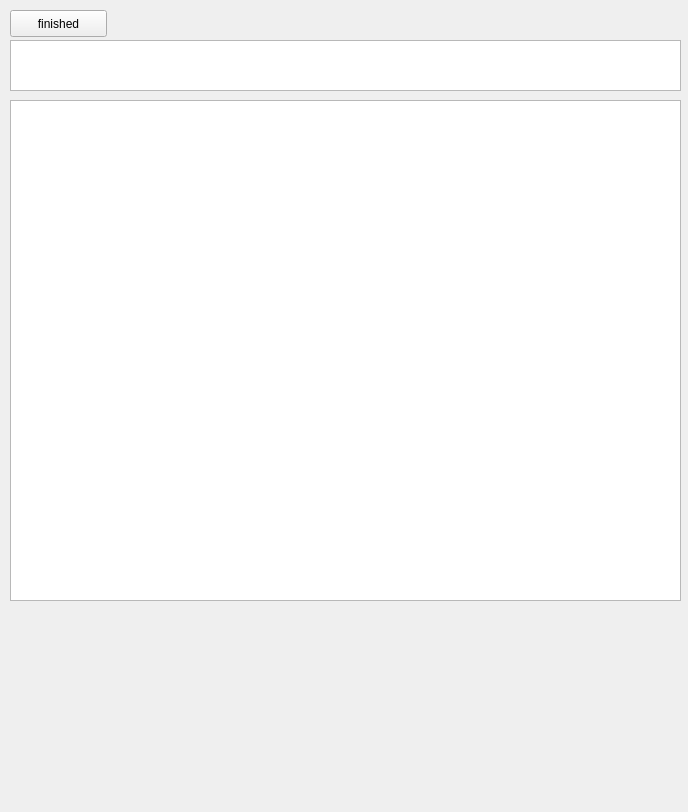
<?xml version="1.0" encoding="UTF-8"?>
<ui version="4.0">
 <class>table_initilizer</class>
 <widget class="QWidget" name="table_initilizer">
  <property name="geometry">
   <rect>
    <x>0</x>
    <y>0</y>
    <width>688</width>
    <height>812</height>
   </rect>
  </property>
  <property name="sizePolicy">
   <sizepolicy hsizetype="Maximum" vsizetype="Maximum">
    <horstretch>0</horstretch>
    <verstretch>0</verstretch>
   </sizepolicy>
  </property>
  <property name="windowTitle">
   <string>Form</string>
  </property>
  <widget class="QPushButton" name="pushFinished_button">
   <property name="geometry">
    <rect>
     <x>10</x>
     <y>10</y>
     <width>97</width>
     <height>27</height>
    </rect>
   </property>
   <property name="text">
    <string>finished</string>
   </property>
  </widget>
  <widget class="QTextBrowser" name="message_browser">
   <property name="geometry">
    <rect>
     <x>10</x>
     <y>40</y>
     <width>671</width>
     <height>51</height>
    </rect>
   </property>
   <property name="font">
    <font>
     <family>Courier New</family>
     <weight>50</weight>
     <bold>false</bold>
     <kerning>false</kerning>
    </font>
   </property>
  </widget>
  <widget class="QTableWidget" name="tableWidget">
   <property name="geometry">
    <rect>
     <x>10</x>
     <y>100</y>
     <width>671</width>
     <height>501</height>
    </rect>
   </property>
   <attribute name="verticalHeaderVisible">
    <bool>false</bool>
   </attribute>
  </widget>
 </widget>
 <resources/>
 <connections/>
</ui>
